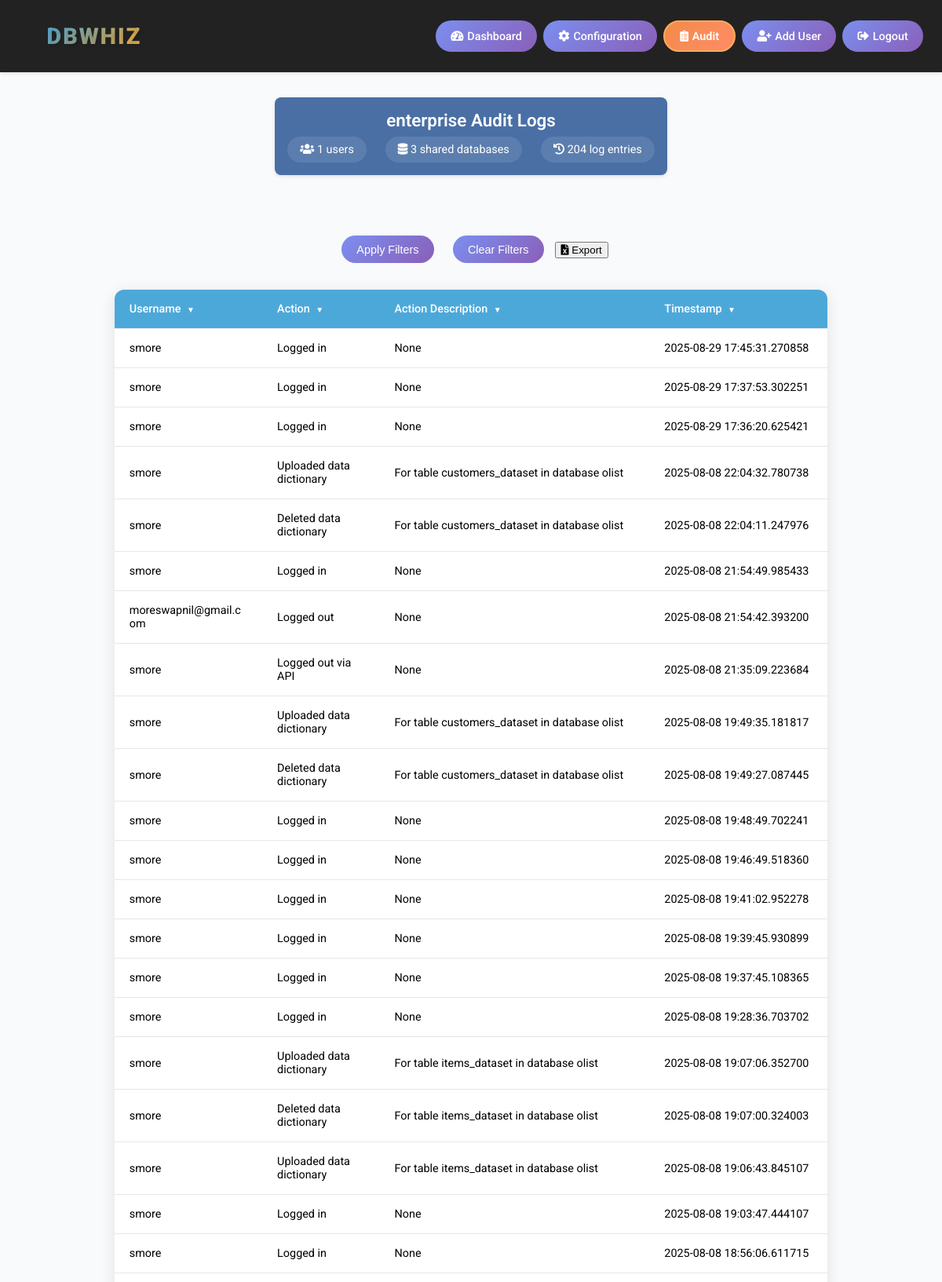
Screenshot of /audit_page (signed in, upper part) with the database file from the repository.
### models.py (models this page shows)
class Enterprise(db.Model):
    __bind_key__ = 'admin'
    __tablename__ = 'enterprise'
    id = db.Column(db.Integer, primary_key=True)
    name = db.Column(db.String(128), unique=True, nullable=False)
    mysql_host = db.Column(db.String(128))
    mysql_port = db.Column(db.Integer, default=3306)
    mysql_admin_user = db.Column(db.String(128))
    mysql_admin_password = db.Column(db.String(128))
    postgres_host = db.Column(db.String(128))
    postgres_port = db.Column(db.Integer, default=5432)
    postgres_admin_user = db.Column(db.String(128))
    postgres_admin_password = db.Column(db.String(128))
    created_at = db.Column(db.DateTime, default=datetime.utcnow)
    sqlserver_host = db.Column(db.String(128))
    sqlserver_port = db.Column(db.Integer, default=1433)
    sqlserver_instance = db.Column(db.String(128))  # New column for instance name
    sqlserver_admin_user = db.Column(db.String(128))
    sqlserver_admin_password = db.Column(db.String(128))
    users = db.relationship('User', backref='user_enterprise', lazy=True)
    admin_users = db.relationship('AdminUser', backref='admin_enterprise', lazy=True)
    shared_databases = db.relationship('SharedDatabase', backref='database_enterprise', lazy=True)
    audit_logs = db.relationship('AdminLog', backref='log_enterprise', lazy=True)
    chat_threads = db.relationship('ChatThread', backref='thread_enterprise', lazy=True)

class AdminLog(db.Model):
    __bind_key__ = 'admin'
    __tablename__ = 'admin_log'
    id = db.Column(db.Integer, primary_key=True)
    username = db.Column(db.String(100), nullable=False)
    action = db.Column(db.String(255), nullable=False)
    action_description = db.Column(db.String(255))
    timestamp = db.Column(db.DateTime, default=datetime.utcnow)
    enterprise_id = db.Column(db.Integer, db.ForeignKey('enterprise.id'), nullable=False)
    enterprise = db.relationship('Enterprise', viewonly=True)

### main.py (the view)
@app.route('/audit_page')
@require_enterprise_auth
def audit_page():
    enterprise = get_current_enterprise()
    if not enterprise:
        flash("Enterprise not found", 'error')
        return redirect(url_for('verify_secret'))
    logs = AdminLog.query.filter_by(enterprise_id=enterprise.id)\
               .order_by(AdminLog.timestamp.desc()).all()
    return render_template('audit_page.html',
                         logs=logs,
                         enterprise=enterprise)

### main.py (called while the page is built)
def get_current_enterprise():
    if 'enterprise_id' not in session:
        return None
    return Enterprise.query.get(session['enterprise_id'])

def require_enterprise_auth(f):
    @wraps(f)
    def decorated_function(*args, **kwargs):
        if 'enterprise_id' not in session:
            flash("Please log into an enterprise first", 'error')
            return redirect(url_for('verify_secret'))
        return f(*args, **kwargs)
    return decorated_function

### templates/audit_page.html (shortened to what this page needs)
<!DOCTYPE html>
<html lang="en">
<head>
    <link rel="stylesheet" href="https://cdnjs.cloudflare.com/ajax/libs/font-awesome/5.15.4/css/all.min.css">
</head>
<body>
    <div class="navbar">
        <div class="navbar-logo">DBWHIZ</div>
        <div class="navbar-buttons">
            <a href="/admin_console" class="nav-button"><i class="fas fa-tachometer-alt"></i> Dashboard</a>
            <a href="/configuration" class="nav-button"><i class="fas fa-cog"></i> Configuration</a>
            <a href="/audit_page" class="nav-button active"><i class="fas fa-clipboard-list"></i> Audit</a>
            <a href="/signup" class="nav-button"><i class="fas fa-user-plus"></i> Add User</a>
            <a href="/logout" class="nav-button"><i class="fas fa-sign-out-alt"></i> Logout</a>
        </div>
    </div>
    <div class="content">
        <div class="enterprise-header">
            <div class="enterprise-name">{{ enterprise.name }} Audit Logs</div>
            <div class="enterprise-info">
                <span class="enterprise-stat">
                    <i class="fas fa-users"></i> {{ enterprise.users|length }} users
                </span>
                <span class="enterprise-stat">
                    <i class="fas fa-database"></i> {{ enterprise.shared_databases|length }} shared databases
                </span>
                <span class="enterprise-stat">
                    <i class="fas fa-history"></i> {{ logs|length }} log entries
                </span>
            </div>
        </div>
        <div class="button-container">
            <button class="apply-button" onclick="applyFilters()">Apply Filters</button>
            <button class="clear-filter-button" onclick="clearFilters()">Clear Filters</button>
            <button class="download-button" onclick="downloadTableAsExcel()">
                <i class="fas fa-file-excel"></i> Export
            </button>
        </div>
        <table class="audit-table" id="auditTable">
            <thead>
                <tr>
                    <th class="filter-arrow" onclick="toggleFilterOrSort(this, 0)">Username</th>
                    <th class="filter-arrow" onclick="toggleFilterOrSort(this, 1)">Action</th>
                    <th class="filter-arrow" onclick="toggleFilterOrSort(this, 2)">Action Description</th>
                    <th class="filter-arrow" onclick="toggleFilterOrSort(this, 3)">Timestamp</th>
                </tr>
            </thead>
            <tbody>
                {% for log in logs %}
                <tr>
                    <td>{{ log.username }}</td>
                    <td>{{ log.action }}</td>
                    <td>{{ log.action_description }}</td>
                    <td>{{ log.timestamp }}</td>
                </tr>
                {% endfor %}
            </tbody>
        </table>
    </div>
</body>
</html>

### templates/audit_page.html (style rules this page uses)
:root { --primary-color: #4da8da; --secondary-color: #232222; --accent-color: #6bb9e6; --background-color: #f9fafb; --text-color: #333333; --success-color: #3c763d; --error-color: #a94442; --info-color: #31708f; --border-color: #e5e7eb; }
body { font-family: 'Roboto', sans-serif; background: var(--background-color); margin: 0; padding: 0; display: flex; flex-direction: column; min-height: 100vh; }
.navbar { background-color: var(--secondary-color); padding: 1rem 1.5rem; display: flex; align-items: center; color: white; height: 60px; box-shadow: 0 2px 4px rgba(0, 0, 0, 0.1); position: relative; }
.navbar-logo { position: absolute; left: 10%; transform: translateX(-50%); font-size: 1.8rem; font-weight: 900; font-family: 'Roboto', sans-serif; background: linear-gradient(135deg, #4da8da, #fbb034); -webkit-background-clip: text; -webkit-text-fill-color: transparent; text-shadow: 2px 2px 4px rgba(0,0,0,0.15); letter-spacing: 2px; }
.navbar-buttons { display: flex; gap: 0.5rem; position: absolute; right: 1.5rem; }
.nav-button { background: linear-gradient(135deg, #7b8ff0 0%, #8a5fb8 100%); color: #fff; padding: 0.6rem 1.2rem; border: none; border-radius: 20px; cursor: pointer; font-weight: 500; font-size: 0.9rem; text-decoration: none; display: inline-flex; align-items: center; gap: 0.3rem; transition: background-color 0.3s, transform 0.2s; }
.nav-button.active { background: linear-gradient(135deg, #f38b4a, #ff8c66); border: 2px solid #ffad5a; color: white; font-weight: 600; }
.nav-button i { font-size: 0.9rem; }
.content { flex: 1; display: flex; flex-direction: column; align-items: center; padding: 2rem; }
.button-container { text-align: center; margin: 5px 0 10px 0; }
.apply-button, .clear-filter-button { background: linear-gradient(135deg, #7b8ff0 0%, #8a5fb8 100%); color: #fff; padding: 0.6rem 1.2rem; border: none; border-radius: 20px; cursor: pointer; font-weight: 500; font-size: 0.9rem; margin: 0 10px; display: inline-block; transition: background-color 0.3s, transform 0.2s; }
.audit-table { width: 80%; max-width: 1000px; margin: 1.5rem auto; border-collapse: separate; border-spacing: 0; background: white; border-radius: 12px; overflow: hidden; box-shadow: 0 4px 20px rgba(0, 0, 0, 0.1); table-layout: fixed; }
.audit-table th:nth-child(1), .audit-table td:nth-child(1) { width: 20% !important; }
.audit-table th:nth-child(2), .audit-table td:nth-child(2) { width: 15% !important; }
.audit-table th:nth-child(3), .audit-table td:nth-child(3) { width: 40% !important; }
.audit-table th:nth-child(4), .audit-table td:nth-child(4) { width: 25% !important; }
.audit-table th, .audit-table td { padding: 1rem 1.2rem; text-align: left; border-bottom: 1px solid var(--border-color); font-size: 0.9rem; position: relative; word-wrap: break-word; }
.audit-table th { background-color: var(--primary-color); color: white; font-weight: 500; cursor: pointer; }
.filter-arrow::after { content: " ▼"; font-size: 10px; margin-left: 5px; }
.enterprise-header { background-color: #4a6fa5; color: white; padding: 1rem; border-radius: 8px; margin-bottom: 1.5rem; text-align: center; box-shadow: 0 2px 4px rgba(0,0,0,0.1); }
.enterprise-name { font-size: 1.4rem; font-weight: 600; margin-bottom: 0.5rem; }
.enterprise-info { display: flex; justify-content: center; gap: 1.5rem; font-size: 0.9rem; }
.enterprise-stat { background: rgba(255,255,255,0.1); padding: 0.5rem 1rem; border-radius: 20px; }

### rows the page displays
Enterprise: name "enterprise"
AdminLog: username "smore", action "Logged in", action_description "None", timestamp "2025-08-29 17:45:31.270858"
AdminLog: username "smore", action "Logged in", action_description "None", timestamp "2025-08-29 17:37:53.302251"
AdminLog: username "smore", action "Logged in", action_description "None", timestamp "2025-08-29 17:36:20.625421"
AdminLog: username "smore", action "Uploaded data dictionary", action_description "For table customers_dataset in database olist", timestamp "2025-08-08 22:04:32.780738"
AdminLog: username "smore", action "Deleted data dictionary", action_description "For table customers_dataset in database olist", timestamp "2025-08-08 22:04:11.247976"
AdminLog: username "smore", action "Logged in", action_description "None", timestamp "2025-08-08 21:54:49.985433"
AdminLog: username "moreswapnil@gmail.com", action "Logged out", action_description "None", timestamp "2025-08-08 21:54:42.393200"
AdminLog: username "smore", action "Logged out via API", action_description "None", timestamp "2025-08-08 21:35:09.223684"
AdminLog: username "smore", action "Uploaded data dictionary", action_description "For table customers_dataset in database olist", timestamp "2025-08-08 19:49:35.181817"
AdminLog: username "smore", action "Deleted data dictionary", action_description "For table customers_dataset in database olist", timestamp "2025-08-08 19:49:27.087445"
AdminLog: username "smore", action "Logged in", action_description "None", timestamp "2025-08-08 19:48:49.702241"
AdminLog: username "smore", action "Logged in", action_description "None", timestamp "2025-08-08 19:46:49.518360"
AdminLog: username "smore", action "Logged in", action_description "None", timestamp "2025-08-08 19:41:02.952278"
AdminLog: username "smore", action "Logged in", action_description "None", timestamp "2025-08-08 19:39:45.930899"
AdminLog: username "smore", action "Logged in", action_description "None", timestamp "2025-08-08 19:37:45.108365"
AdminLog: username "smore", action "Logged in", action_description "None", timestamp "2025-08-08 19:28:36.703702"
AdminLog: username "smore", action "Uploaded data dictionary", action_description "For table items_dataset in database olist", timestamp "2025-08-08 19:07:06.352700"
AdminLog: username "smore", action "Deleted data dictionary", action_description "For table items_dataset in database olist", timestamp "2025-08-08 19:07:00.324003"
AdminLog: username "smore", action "Uploaded data dictionary", action_description "For table items_dataset in database olist", timestamp "2025-08-08 19:06:43.845107"
AdminLog: username "smore", action "Logged in", action_description "None", timestamp "2025-08-08 19:03:47.444107"
AdminLog: username "smore", action "Logged in", action_description "None", timestamp "2025-08-08 18:56:06.611715"

### other values shown
{{ enterprise.users|length }} "1"
{{ enterprise.shared_databases|length }} "3"
{{ logs|length }} "204"
